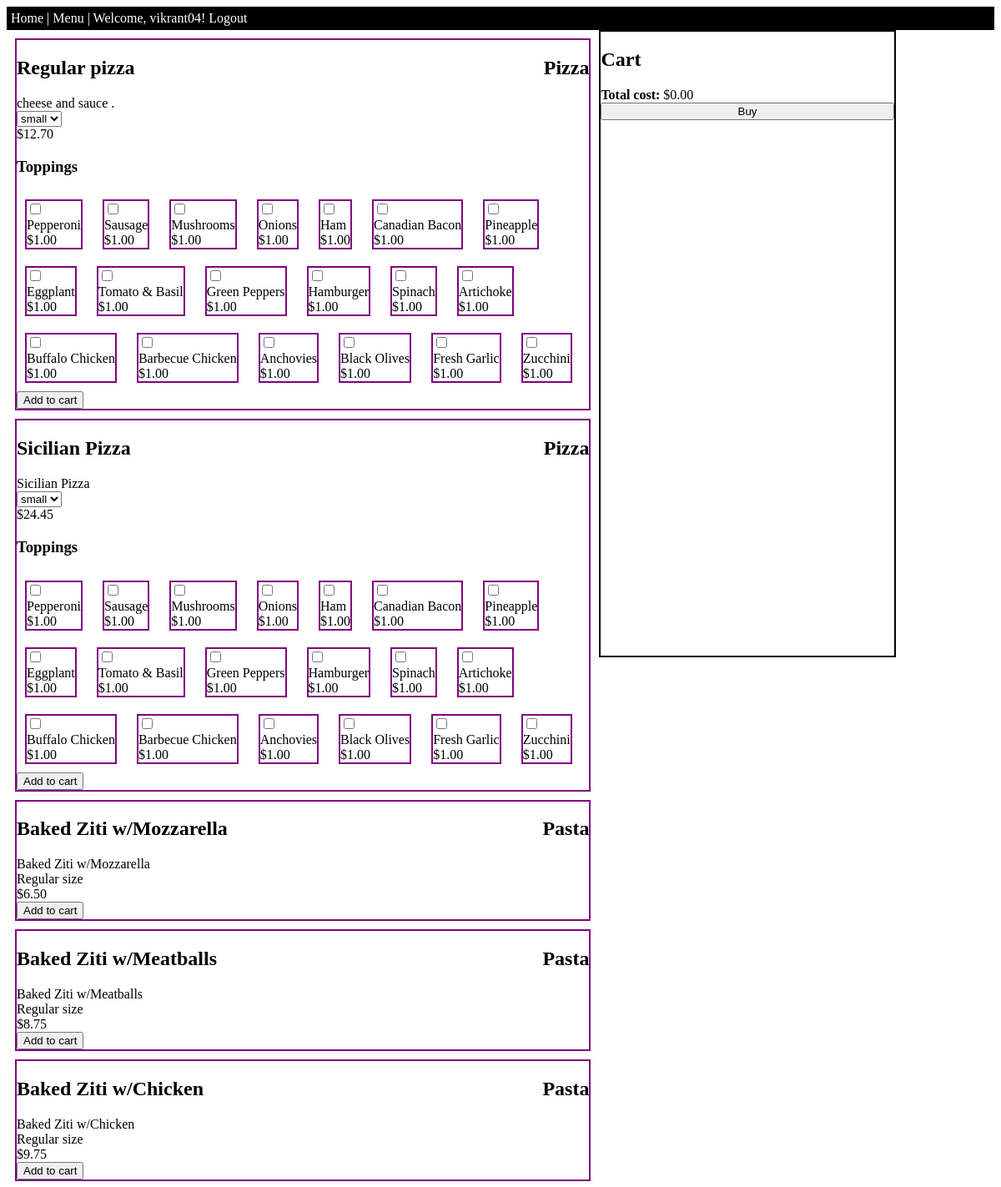
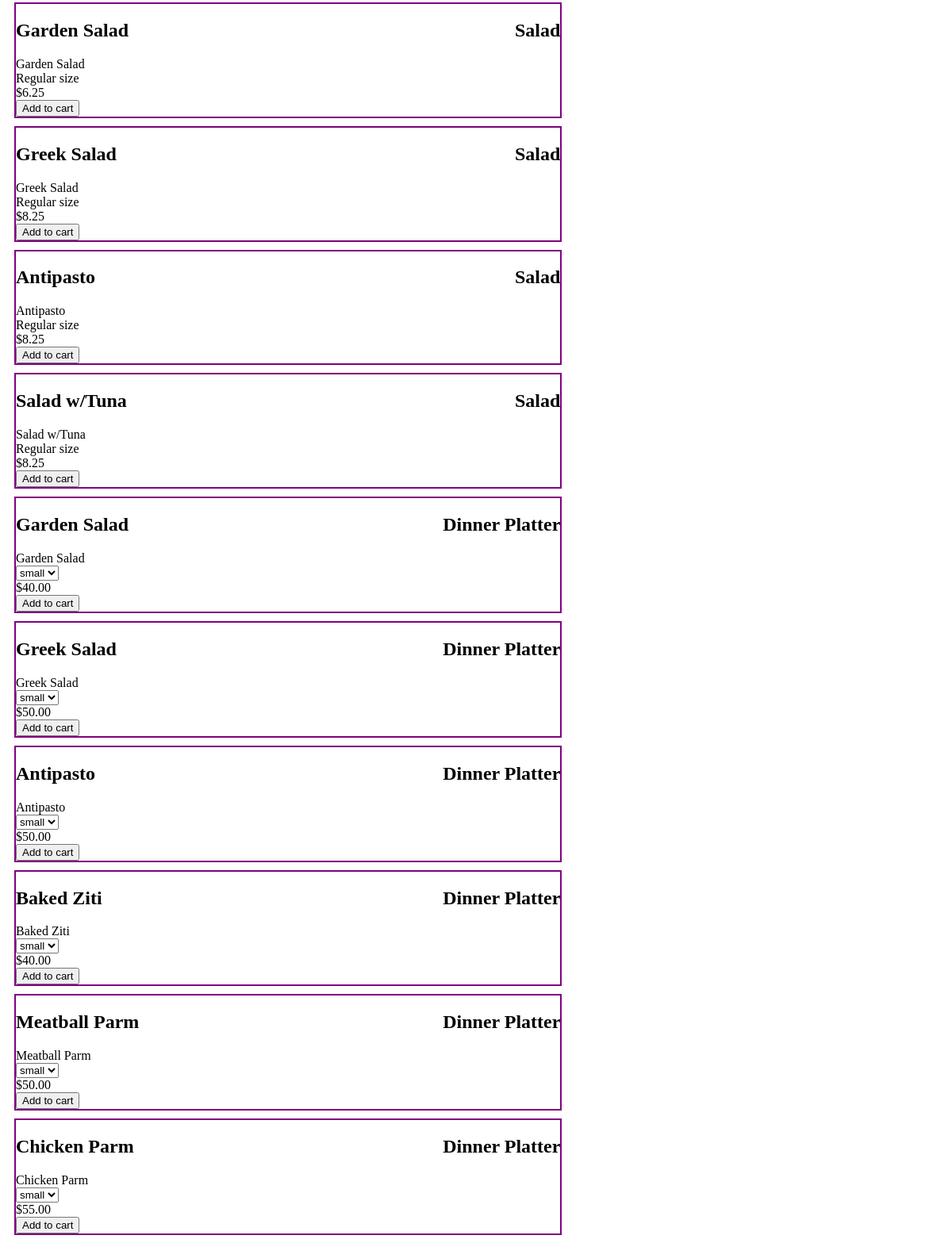
The app's page /menu/ (signed in) with its own data (2 pictures, top to bottom).
### orders/models.py (models this page shows, shortened)
class Product(models.Model):
    name        = models.CharField(max_length=64)
    description = models.CharField(max_length=512)
    price       = models.DecimalField(max_digits=10, decimal_places=2, default=0)
    size        = models.ForeignKey(ProductSize, on_delete=models.CASCADE, blank=True, null=True)
    category    = models.ForeignKey(Category, on_delete=models.CASCADE, blank=True, null=True)
    parentProduct = models.ForeignKey('self', on_delete=models.CASCADE, blank=True, null=True)

class Category(models.Model):
    name = models.CharField(max_length=64)
    def __str__(self):
        return f"{self.name}"

class ProductSize(models.Model):
    name = models.CharField(max_length=64)
    def __str__(self):
        return f"{self.name}"

### orders/views.py (the view)
# urls.py: path("menu/", views.menu, name="menu"),
def menu(request):
	toppingCategory = Category.objects.get(name="Topping")
	products 	= Product.objects.filter(parentProduct=None).exclude(category=toppingCategory)
	toppings 	= Product.objects.filter(category=toppingCategory)
	productList = []
	for product in products:
		p = {}
		p["basePizza"] = product
		p["pizzas"] = product.product_set.all()
		productList.append(p)
	user 		= User.objects.get(username=request.user)
	cartItems 	= CartItem.objects.filter(customer=user, parent=None)
	items = []
	for item in cartItems:
		product = {}
		product["cartItem"] = item
		product["cartItemToppings"] = item.cartitem_set.all()
		items.append(product)
	context = {
		"pizzas" : productList,
		"toppings": toppings,
		"cartItems" : items
	}
	return render(request, "orders/menu.html", context)

### orders/templates/orders/menu.html (shortened to what this page needs)
{% extends "orders/base.html" %}
{% block css %}
	{% load static %}
	<link rel="stylesheet" type="text/css" href="{% static 'orders/menu.css' %}">
{% endblock %}
{% block script %}
{% load static %}
{% endblock %}
{% block body %}
	<div class="products">
		{% for bp in pizzas %}
			<div class="product basepizza" data-id="{{bp.basePizza.id}}" data-cost="{{bp.basePizza.price}}" data-size="{{bp.basePizza.size}}">
				<h2>{{bp.basePizza.name}}</h2>
				<h2 class="category">
					{{bp.basePizza.category}}
				</h2>
				<div class="description">
					{{bp.basePizza.description}}
				</div>
				{% if bp.pizzas %}
					<select name="size">
					{% for pizza in bp.pizzas %}
						<option value="{{pizza.id}}">{{pizza.size}}</option>
					{% endfor %}
					</select>
					<div class="cost">
						{% for pizza in bp.pizzas %}
							<span class="pizza" data-id="{{pizza.id}}" data-cost="{{pizza.price}}" data-size="{{pizza.size}}">${{pizza.price}}</span>
						{% endfor %}
					</div>
				{% else %}
					<div class="size">
						{{bp.basePizza.size}} size
					</div>
					<div class="cost">
						${{bp.basePizza.price}}
					</div>
				{% endif %}
				{% ifequal bp.basePizza.category.id 1 %}
					<h3>Toppings</h3>
					{% for topping in toppings %}
						<div class="product topping" data-id="{{topping.id}}" data-cost="{{topping.price}}">
							<input type="checkbox">
							<div class="name">{{topping.name}}</div>
							<div class="cost">${{topping.price}}</div>
						</div>
					{% endfor %}
				{% endifequal %}
				<button class="addToCart">Add to cart</button>
			</div>
		{% endfor %}
	</div>
	<div id="cartBlock">
		<div>
			<h2>Cart</h2>
		</div>
		<form id="myform" action="/orderConfirmation/" method="post">
			<div>
				<div>
					<b>Total cost:</b> $<span class="totalCost">0</span>
				</div>
				<div>
					<input type="submit" id="buy" value="Buy">
				</div>
			</div>
		</form>
	</div>
{% endblock %}

### orders/templates/orders/base.html (shortened to what this page needs)
{% load static %}
<!DOCTYPE html>
<html>
<head>
	<link rel="stylesheet" type="text/css" href="{% static 'orders/base.css' %}">
	{% block css %}
	{% endblock %}
</head>
<body>
	<nav>
		<a href="/">Home</a> |
		{% if user.is_authenticated %}
			<a href="{% url 'menu' %}">Menu</a> |
		    <a href="{% url 'logout' %}">Welcome, {{ user.get_username }}! Logout</a>
		{% else %}
		    <a href="{% url 'login' %}">Welcome new user, please log in</a>
		{% endif %}
	</nav>
	{% block body %}
	{% endblock %}
</body>
</html>

### orders/static/orders/base.css (style rules this page uses)
* { box-sizing: border-box; }
nav { background-color: #000; color: #fff; padding: 5px; }
a { color: #fff; text-decoration: none; }

### orders/static/orders/menu.css (style rules this page uses)
* { box-sizing: border-box; }
div.product { border: 2px solid purple; margin: 10px; position: relative; }
div.topping { display: inline-block; }
div.products { width: 60%; float: left; }
div#cartBlock { width: 30%; height: 94vh; overflow: auto; float: left; border: 2px solid black; }
#buy { width: 100%; }
.category { position: absolute; top: 0px; right: 0px; }

### records on screen
Product: basePizza.name "Regular pizza", basePizza.category "Pizza", basePizza.description "cheese and sauce ."
Product: price "12.70"
Product: name "Pepperoni", price "1.00"
Product: name "Sausage", price "1.00"
Product: name "Mushrooms", price "1.00"
Product: name "Onions", price "1.00"
Product: name "Ham", price "1.00"
Product: name "Canadian Bacon", price "1.00"
Product: name "Pineapple", price "1.00"
Product: name "Eggplant", price "1.00"
Product: name "Tomato & Basil", price "1.00"
Product: name "Green Peppers", price "1.00"
Product: name "Hamburger", price "1.00"
Product: name "Spinach", price "1.00"
Product: name "Artichoke", price "1.00"
Product: name "Buffalo Chicken", price "1.00"
Product: name "Barbecue Chicken", price "1.00"
Product: name "Anchovies", price "1.00"
Product: name "Black Olives", price "1.00"
Product: name "Fresh Garlic", price "1.00"
Product: name "Zucchini", price "1.00"
Product: basePizza.name "Sicilian Pizza", basePizza.category "Pizza", basePizza.description "Sicilian Pizza"
Product: price "24.45"
Product: basePizza.name "Baked Ziti w/Mozzarella", basePizza.category "Pasta", basePizza.description "Baked Ziti w/Mozzarella", basePizza.size "Regular", basePizza.price "6.50"
Product: basePizza.name "Baked Ziti w/Meatballs", basePizza.category "Pasta", basePizza.description "Baked Ziti w/Meatballs", basePizza.size "Regular", basePizza.price "8.75"
Product: basePizza.name "Baked Ziti w/Chicken", basePizza.category "Pasta", basePizza.description "Baked Ziti w/Chicken", basePizza.size "Regular", basePizza.price "9.75"
Product: basePizza.name "Garden Salad", basePizza.category "Salad", basePizza.description "Garden Salad", basePizza.size "Regular", basePizza.price "6.25"
Product: basePizza.name "Greek Salad", basePizza.category "Salad", basePizza.description "Greek Salad", basePizza.size "Regular", basePizza.price "8.25"
Product: basePizza.name "Antipasto", basePizza.category "Salad", basePizza.description "Antipasto", basePizza.size "Regular", basePizza.price "8.25"
Product: basePizza.name "Salad w/Tuna", basePizza.category "Salad", basePizza.description "Salad w/Tuna", basePizza.size "Regular", basePizza.price "8.25"
Product: basePizza.name "Garden Salad", basePizza.category "Dinner Platter", basePizza.description "Garden Salad"
Product: price "40.00"
Product: basePizza.name "Greek Salad", basePizza.category "Dinner Platter", basePizza.description "Greek Salad"
Product: price "50.00"
Product: basePizza.name "Antipasto", basePizza.category "Dinner Platter", basePizza.description "Antipasto"
Product: price "50.00"
Product: basePizza.name "Baked Ziti", basePizza.category "Dinner Platter", basePizza.description "Baked Ziti"
Product: price "40.00"
Product: basePizza.name "Meatball Parm", basePizza.category "Dinner Platter", basePizza.description "Meatball Parm"
Product: price "50.00"
Product: basePizza.name "Chicken Parm", basePizza.category "Dinner Platter", basePizza.description "Chicken Parm"
Product: price "55.00"

### other values on screen
{{ user.get_username }} "vikrant04"
form field size "small"
